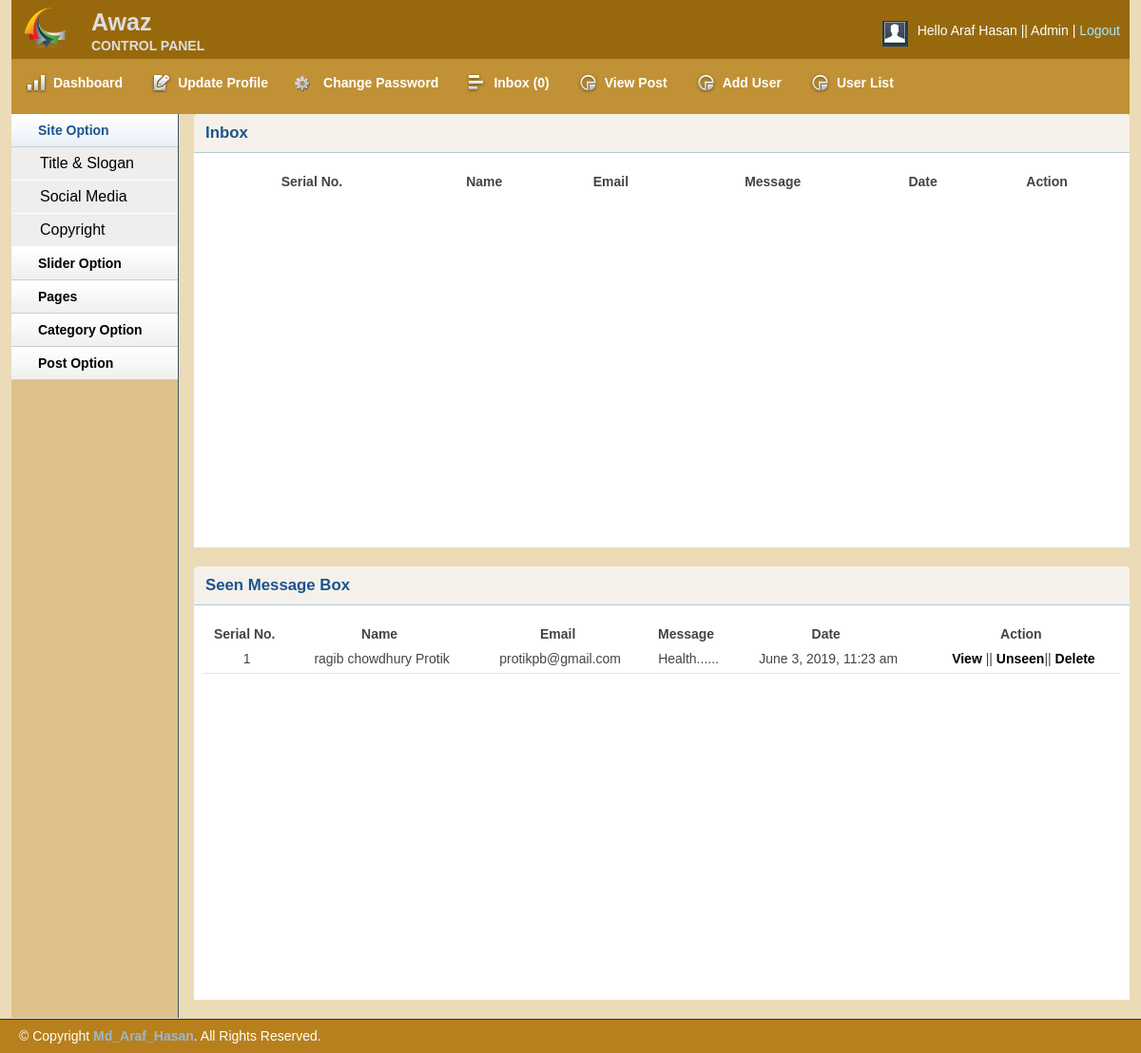
Page /admin/inbox.php (signed in) on the committed database.
### tables this page shows
CREATE TABLE `tbl_contact` (
  `id` int(11) NOT NULL,
  `firstname` varchar(255) NOT NULL,
  `lastname` varchar(255) NOT NULL,
  `email` varchar(255) NOT NULL,
  `body` text NOT NULL,
  `status` int(11) NOT NULL DEFAULT '0',
  `date` timestamp NOT NULL DEFAULT CURRENT_TIMESTAMP
);

### lib/Database.php (called while the page is built, shortened)
<?php
	class Database
	{
		public $host 	= DB_HOST;
		public $user 	= DB_USER;
		public $pass 	= DB_PASS;
		public $dbName 	= DB_NAME;
		public $link, $error;
		private function connectDB(){
			$this->link = new mysqli($this->host, $this->user, $this->pass, $this->dbName);
			$this->link->set_charset("utf8");
		}
		public function selectData($data){
			$result = $this->link->query($data) or die ($this->link->error.__LINE__);
			if ($result->num_rows > 0) {
				return $result;
			}else{
				return false;
			}
		}
	}
?>

### helpers/formate.php (called while the page is built, shortened)
<?php
	class formate{
		public function formatDate($date){
			return date("F j, Y, g:i a",strtotime($date));
		}
		public function textShorten($text, $limit = 1800){
			$text = $text." ";
			$text = substr($text, 0, $limit);
			$text = substr($text, 0, strrpos($text, ' '));
			$text = $text."......";
			return $text;
		}
	}
?>

### admin/inbox.php (the view, shortened to what this page needs)
<?php include 'inc/adheader.php';?>
<?php include 'inc/adsidebar.php'; ?>
        <div class="grid_10">
            <div class="box round first grid">
                <h2>Inbox</h2>
                <div class="block">
                    <table class="data display datatable" id="example">
					<thead>
						<tr>
							<th>Serial No.</th>
							<th>Name</th>
							<th>Email</th>
							<th>Message</th>
							<th>Date</th>
							<th>Action</th>
						</tr>
					</thead>
				</table>
               </div>
            </div>
            <div class="box round first grid">
                <h2>Seen Message Box</h2>
                <div class="block">
                    <table class="data display datatable" id="example">
					<thead>
						<tr>
							<th>Serial No.</th>
							<th>Name</th>
							<th>Email</th>
							<th>Message</th>
							<th>Date</th>
							<th>Action</th>
						</tr>
					</thead>
					<tbody>
						<?php
							$query = "SELECT * FROM tbl_contact WHERE status = '1' ORDER BY id DESC";
							$msg = $db->selectData($query);
							if($msg){
								$i = 0;
								while ($result = $msg->fetch_assoc()) { $i++;?>
						<tr class="odd gradeX">
							<td><?php echo $i; ?></td>
							<td style="text-align: center;"><?php echo $result['firstname']." ".$result['lastname']; ?></td>
							<td style="text-align: center;"><?php echo ($result['email']); ?></td>
							<td><?php echo $fm->textShorten($result['body'], 30); ?></td>
							<td style="text-align: center;"><?php echo $fm->formatDate($result['date']); ?></td>
							<td style="text-align: center;">
								<a href="viewmsg.php?msgid=<?php echo $result['id']; ?>">View</a> ||
								<a onclick= "return confirm('Are you Sure to send this message to the Inbox...!!!');" href="?unseenid=<?php echo $result['id']; ?>">Unseen</a>||
								<a
								 onclick = "return confirm('Are you sure to Delete this Message...!!!');" href="?delid=<?php echo $result['id']; ?>">Delete</a>
							</td>
						</tr>
						<?php } } ?>
					</tbody>
				</table>
               </div>
            </div>
        </div>
    <?php include 'inc/adfooter.php'; ?>

### admin/css/text.css (style rules this page uses)
body { font: 13px/1.5 Tahoma, Helvetica, Arial, 'Liberation Sans', FreeSans, sans-serif; }
h2 { font-size: 23px; }
p, dl, hr, h1, h2, h3, h4, h5, h6, ol, ul, pre, table, address, fieldset { margin-bottom: 20px; }

### admin/css/grid.css (style rules this page uses)
.grid_1, .grid_2, .grid_3, .grid_4, .grid_5, .grid_6, .grid_7, .grid_8, .grid_9, .grid_10, .grid_11, .grid_12, .grid_13, .grid_14, .grid_15, .grid_16 { display: inline; float: left; margin-left: 1%; margin-right: 1%; }
.container_12 .grid_10 { width: 81.333%; }

### admin/css/layout.css (style rules this page uses)
body { background: #fff none repeat scroll 0 0; color: #444; font-size: 14px; padding: 0; }
a { color: #000; font-weight:bold; text-decoration: none; }
h1, h2, h3, h4, h5, h6 { line-height:1.2em; margin-bottom:.3em; }
h2 { margin-top:1em; }
.box { background:#fff; margin-bottom:20px; padding:10px 10px 10px 10px; margin-left:-8px; }
.box.grid { padding-bottom:40px; }
.box.round { -moz-border-radius: 5px 5px 0px 0px; -webkit-border-radius: 5px 5px 0px 0px; border-radius: 5px 5px 0px 0px; }
.box h2 { font-size:1.2em; font-weight:bold; color:#1B548D; background:#f5f1ea; margin:-10px -10px 0 -10px; padding:10px 12px; border-bottom:1px solid #B3CBD6; -moz-border-radius: 5px 5px 0px 0px; -webkit-border-radius: 5px 5px 0px 0px; border-radius: 5px 5px 0px 0px; }
.box.first { min-height: 406px; }
.block { padding-top:20px; }
.block { padding-bottom:1px; }
table.display { margin: 0 auto; clear: both; width: 100%; }
table.display th { text-align: center; }
tr.odd { height: 30px; line-height: 30px; border-bottom:1px solid #e6e6e6; text-align: center; }
tr.odd td, tr.even td { padding-left:5px; }

### rows in the picture
tbl_contact: firstname "ragib chowdhury", lastname "Protik", email "protikpb@gmail.com", body "Health......", date "June 3, 2019, 11:23 am"

### other values in the picture
Session::get('name') "Araf Hasan"
